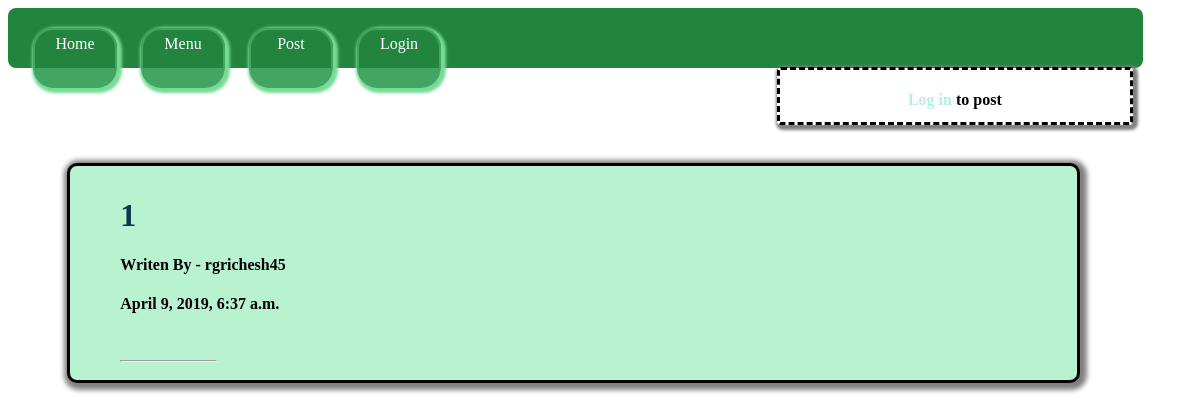
Before: /home/ with the older database file.
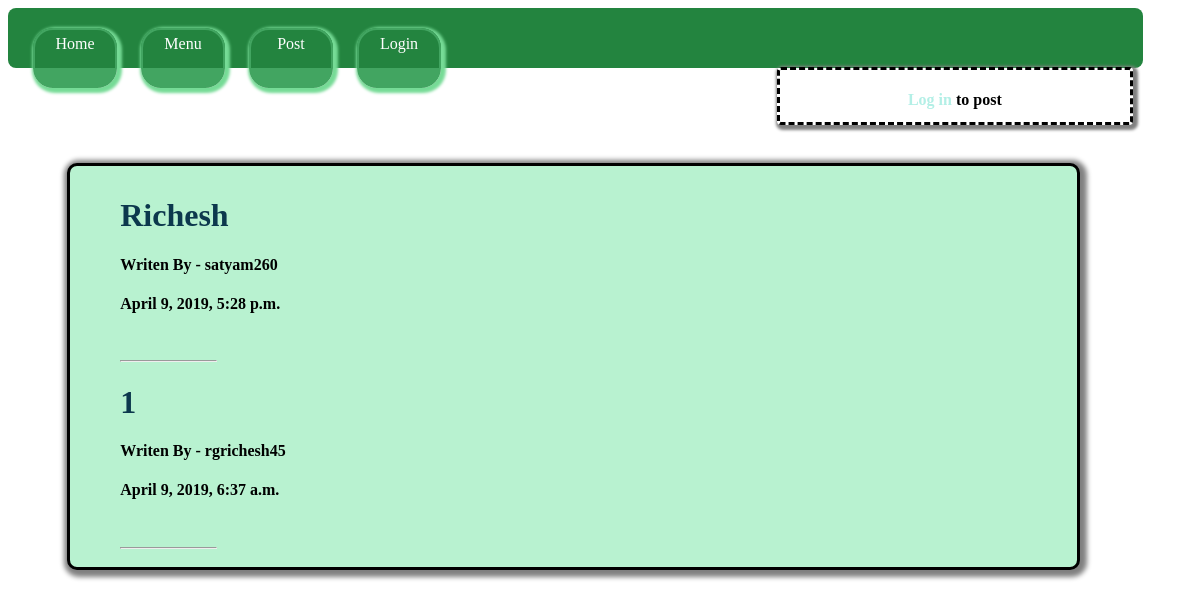
After: the same page with the newer database file.
### users/models.py (models this page shows, shortened)
class NoticeBoard(models.Model):
	author = models.ForeignKey(User, on_delete=models.CASCADE)
	title = models.CharField(max_length=100,unique = True)
	notice = models.TextField(max_length=1000,default='',unique = True)
	date = models.DateTimeField(default = timezone.now)
	url = models.URLField(max_length=100,blank = True)

### users/views.py (the view)
# urls.py: path('home/',index_list.as_view(),name='home'),
class index_list(ListView):
	model = NoticeBoard
	template_name = 'users/index.html'
	context_object_name = 'data'
	ordering = ['-date']

### users/templates/users/index.html
{% extends 'users/nav.html' %}
{% block logbox %}
	{% if user.is_authenticated %}
		<h4>Welcome, {{ request.user }} </h4>
	{% else %}
		<h4><a href="{% url 'login' %}" id="log">Log in</a> to post</h4>
	{% endif %}
{% endblock logbox %}
{% block content %}
	{% if data %}
		{% for datas in data %}
			<a id="title" href="{% url 'notice_detail' datas.id %}"><h1>{{ datas.title }}</h1></a>
			<h4 id="author">Writen By - {{ datas.author }}</h4>
			<h4>{{ datas.date }}</h4> <br /><hr >
		{% endfor %}
	{% else %}
		<h1>Nothing to show </h1>
	{% endif %}
{% endblock content %}

Changed rows visible on the page:
added NoticeBoard: title "Richesh", author "satyam260", date "April 9, 2019, 5:28 p.m."
